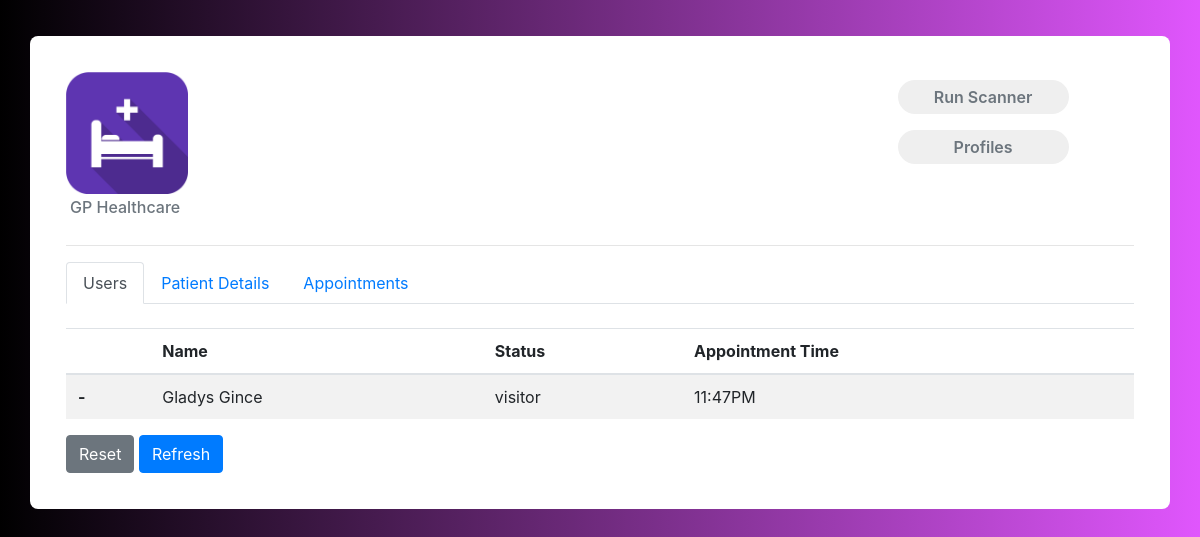
The app's page /, older data.
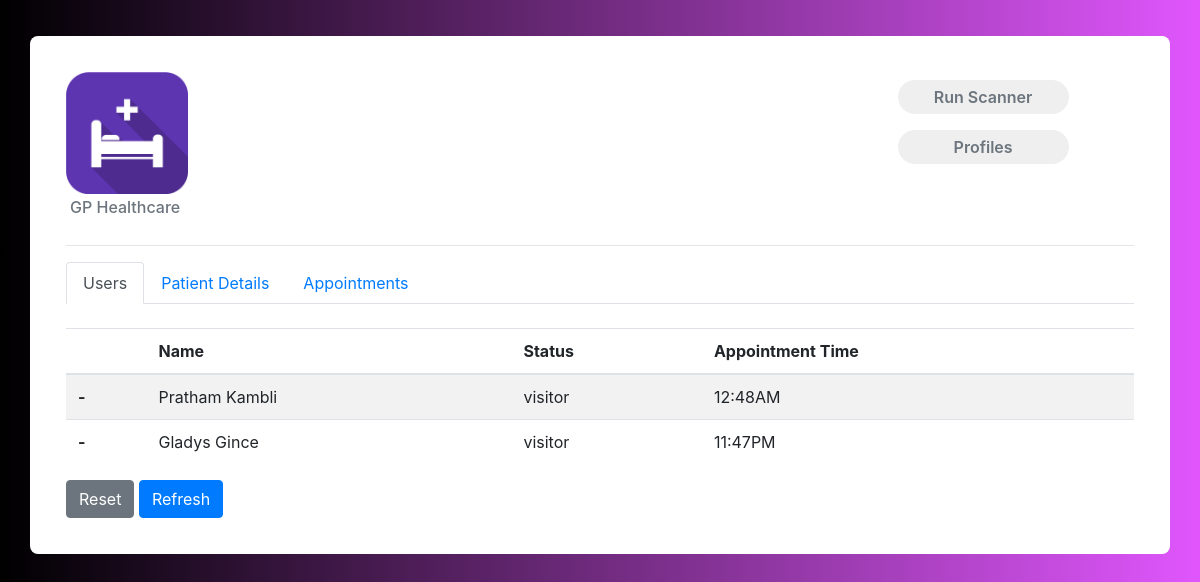
The same page, newer data.
### core/models.py (models this page shows, shortened)
class Profile(models.Model):
    first_name = models.CharField(max_length=70)
    last_name = models.CharField(max_length=70)
    date = models.DateField()
    phone = models.BigIntegerField()
    email = models.EmailField()
    ranking = models.CharField(max_length=20)
    profession = models.CharField(max_length=200)
    status = models.CharField(choices=types,max_length=20,null=True,blank=False,default='Visitor')
    present = models.BooleanField(default=False)
    image = models.ImageField()
    updated = models.DateTimeField(auto_now=True)
    shift = models.TimeField()
    age=models.IntegerField()
    bg=models.CharField(max_length=10)
    ephone=models.BigIntegerField()
    address=models.CharField(max_length=100)
    aadhar=models.BigIntegerField()
    languages=models.CharField(max_length=200)
    physician=models.CharField(max_length=200)
    allergies=models.CharField(max_length=200)
    height=models.DecimalField(max_digits=10,decimal_places=4)
    weight=models.DecimalField(max_digits=10,decimal_places=4)
    condition=models.CharField(max_length=200)
    drugs=models.CharField(max_length=200)

### core/views.py (the view)
# urls.py: path('', index, name= 'index'),
def index(request):
    scanned = LastFace.objects.all().order_by('date').reverse()
    present = Profile.objects.filter(present=True).order_by('updated').reverse()
    absent = Profile.objects.filter(present=False).order_by('shift')
    context = {
        'scanned': scanned,
        'present': present,
        'absent': absent,
    }
    return render(request, 'core/index.html', context)

### core/templates/core/index.html (shortened to what this page needs)
{% extends "core/base.html" %}
{% load static %}
{% block content %}
<div class="container emp-profile">
    <div class="row">
        <div class="col-md-3">
            <img src="{% static 'img/fcicon.png'%}" alt="" width="50%">
            <h6 class="text-muted p-1"> GP Healthcare</h6>
        </div>
        <div class="col-md-6">
        </div>
        <div class="col-md-3">
            <a target="_blank" class="scan" href="{% url 'details' %}"><input type="submit" class="profile-edit-btn m-2"
                    name="btnAddMore" value="Run Scanner" /></a>
            <a   href="{% url 'profiles' %}"><input type="submit" class="profile-edit-btn m-2 "
                        name="btnAddMore" value="Profiles" /></a>
        </div>
    </div>
    <hr>
    <ul class="nav nav-tabs" id="myTab" role="tablist">
        <li class="nav-item" role="presentation">
            <a class="nav-link active" id="present-tab" data-toggle="tab" href="#present" role="tab"
                aria-controls="home" aria-selected="true">Users</a>
        </li>
        <li class="nav-item" role="presentation">
            <a class="nav-link" id="absent-tab" data-toggle="tab" href="#absent" role="tab" aria-controls="profile"
                aria-selected="false">Patient Details</a>
        </li>
        <li class="nav-item" role="presentation">
            <a class="nav-link" id="history-tab" data-toggle="tab" href="#history" role="tab" aria-controls="contact"
                aria-selected="false">Appointments</a>
        </li>
    </ul>
    <div class="tab-content" id="myTabContent">
        <br>
        <div class="tab-pane fade show active" id="present" role="tabpanel" aria-labelledby="home-tab">
            <table class="table table-striped ">
                <thead>
                    <tr>
                        <th scope="col"> </th>
                        <th scope="col">Name</th>
                        <th scope="col">Status</th>
                        <th scope="col">Appointment Time</th>
                    </tr>
                </thead>
                <tbody>
                    {% for profile in present %}
                    <tr>
                        <th scope="row">-</th>
                        <td>{{profile.first_name}} {{profile.last_name}}</td>
                        <td>{{profile.status}}</td>
                        <td>{{profile.updated |date:"h:iA"}}</td>
                    </tr>
                    {% endfor%}
                </tbody>
            </table>
            <a href="{% url 'reset' %}"><button type="button" class="btn btn-secondary">Reset</button></a>
            <a href="{% url 'index' %}"><button type="button" class="btn btn-primary">Refresh</button></a>
        </div>
    </div>
</div>
{% endblock content %}

Row changes from the older to the newer data that the page shows:
added Profile: first_name "Pratham", last_name "Kambli", status "visitor", updated "12:48AM"
